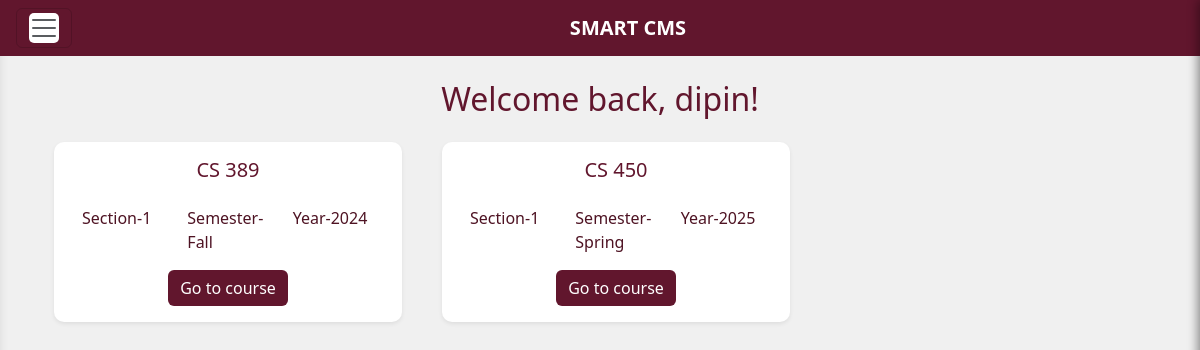
Page /student/courses/ (signed in) on the earlier database version.
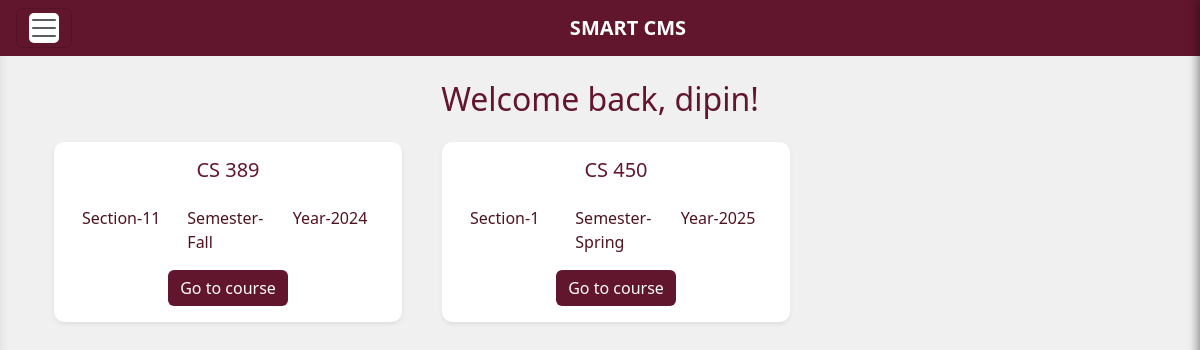
Same page on the later database version.
### accounts/models.py (models this page shows, shortened)
class CustomUser(AbstractUser):
    is_student = models.BooleanField(default=False)
    is_instructor = models.BooleanField(default=False)

### instructor/models.py (models this page shows, shortened)
class ClassShell(models.Model):
    user = models.ForeignKey(settings.AUTH_USER_MODEL, on_delete=models.CASCADE)
    students_with_access = models.ManyToManyField(get_user_model(), blank=True, related_name="accessible_classes")
    course_name = models.CharField(max_length=100)
    section_number = models.IntegerField()
    semester = models.CharField(max_length=50)
    year = models.IntegerField()

### student/views.py (the view)
# urls.py: path('courses/', course_list, name='course_list'),
def course_list(request):
    student = request.user
    class_shells = ClassShell.objects.filter(students_with_access=student)
    return render(request, 'course_list.html', {'class_shells': class_shells})

### student/templates/course_list.html (shortened to what this page needs)
{% extends "home.html" %}
{% block content %}
  <div class="container mt-4">
    <div class="text-center mb-4">
      <h2 style="color: #61162D;">Welcome back, {{ user.username }}!</h2>
    </div>
    <div class="row gap-3">
      {% if class_shells %}
        {% for class_shell in class_shells %}
          <div class="col-md-4">
            <div class="card shadow-sm hover-card" style="border-radius: 10px; border: none;">
              <div class="card-body d-flex flex-column justify-content-between" style="height: 100%;">
                <div class="text-center mb-3">
                  <h5 class="card-title" style="color: #61162D;">{{ class_shell.course_name }}</h5>
                </div>
                <div class="container">
                  <div class="row">
                    <div class="col" style="color: #4e1323;">Section-{{ class_shell.section_number }}</div>
                    <div class="col" style="color: #4e1323;">Semester-{{ class_shell.semester }}</div>
                    <div class="col" style="color: #4e1323;">Year-{{ class_shell.year }}</div>
                  </div>
                </div>
                <div class="text-center mt-3">
                  <a href="{% url 'student:go_to_course' class_shell.id %}" class="btn btn-secondary custom-button">Go to course</a>
                </div>
              </div>
            </div>
          </div>
        {% endfor %}
      {% else %}
        <div class="col text-center">
          <p>No courses available.</p>
        </div>
      {% endif %}
    </div>
  </div>
{% endblock %}

### templates/home.html (shortened to what this page needs)
<!DOCTYPE html>
<html lang="en">
<head>
  <link
    href="https://cdn.jsdelivr.net/npm/bootstrap@5.3.3/dist/css/bootstrap.min.css"
    rel="stylesheet"
  />
</head>
<body>
  <nav class="navbar d-flex align-items-center justify-content-between px-3">
      <button class="navbar-toggler" onclick="document.getElementById('offcanvasMenu').classList.toggle('open');">
        <span class="navbar-toggler-icon bi bi-list" style="color: white;"></span>
      </button>
      <a class="navbar-brand mx-auto" href="{% url 'accounts:login' %}">SMART CMS</a>
  </nav>
  <div class="container">{% block content %}{% endblock %}</div>
</body>
</html>

### templates/home.html (style rules this page uses)
body { background-color: #f0f0f0; box-shadow: inset 0 0 10px rgba(0, 0, 0, 0.1); min-height: 100vh; }
.navbar { background-color: #61162D; color: #ffffff; }
.navbar-brand { color: #ffffff; font-weight: bold; font-size: 1.25rem; transition: color 0.3s ease; }
.navbar-toggler { color: #ffffff; }
.navbar-toggler .navbar-toggler-icon { background-color: white; border-radius: 5px; }

### student/templates/course_list.html (style rules this page uses)
.custom-button { background-color: #61162D; border: none; }

Differences in the rows shown:
changed ClassShell "CS 389": section_number "1" → "11"
